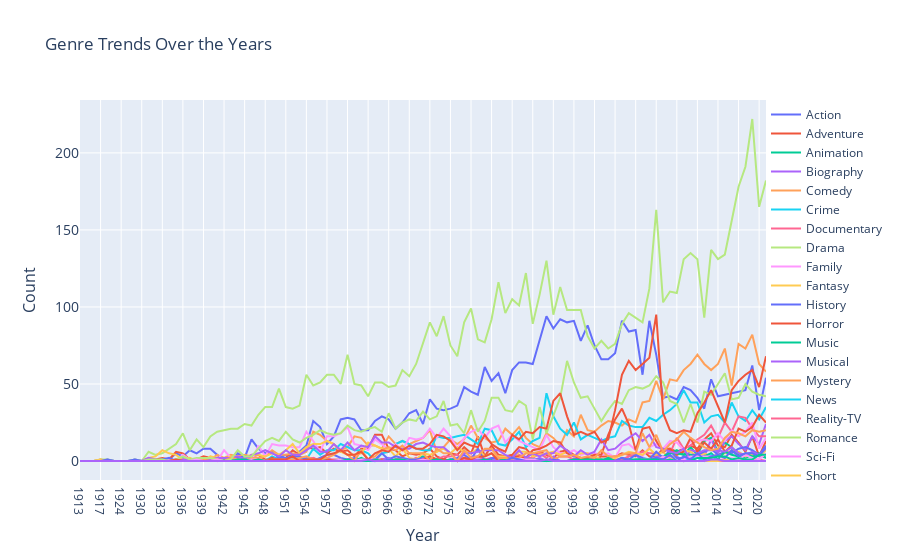

The notebook cell this image was saved under:
### Code cell
genre_columns = df_genre.columns[10:]  # Assuming genre columns start from the 11th column
genre_count_by_year = df_genre.groupby('Year')[genre_columns].sum().reset_index()

fig = go.Figure()
for genre in genre_columns:
    fig.add_trace(go.Scatter(x=genre_count_by_year['Year'], y=genre_count_by_year[genre],
                             mode='lines', name=genre))

fig.update_layout(
    title='Genre Trends Over the Years',
    xaxis=dict(title='Year', titlefont_size=16),
    yaxis=dict(title='Count', titlefont_size=16, tickfont_size=14),
    legend=dict(y=0, x=1.0, bgcolor='rgba(255, 255, 255, 0)', bordercolor='rgba(255, 255, 255, 0)')
)
fig.show()
